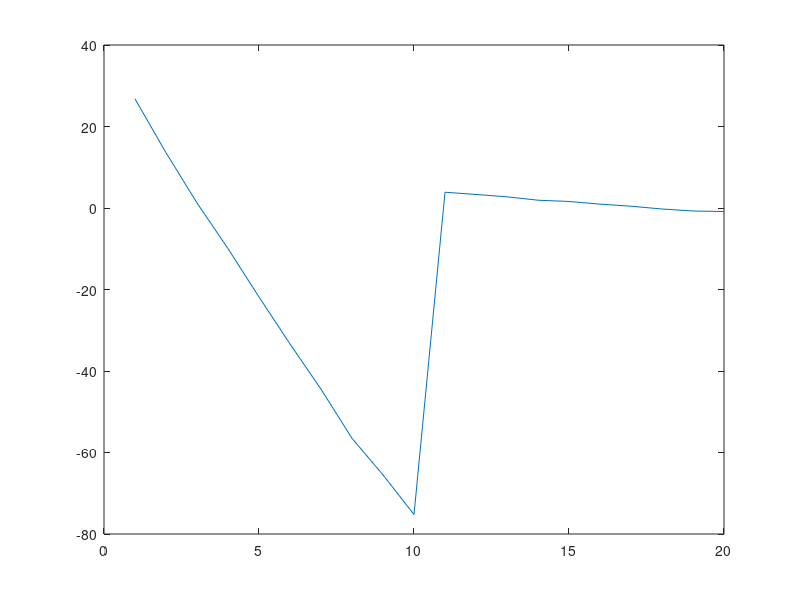
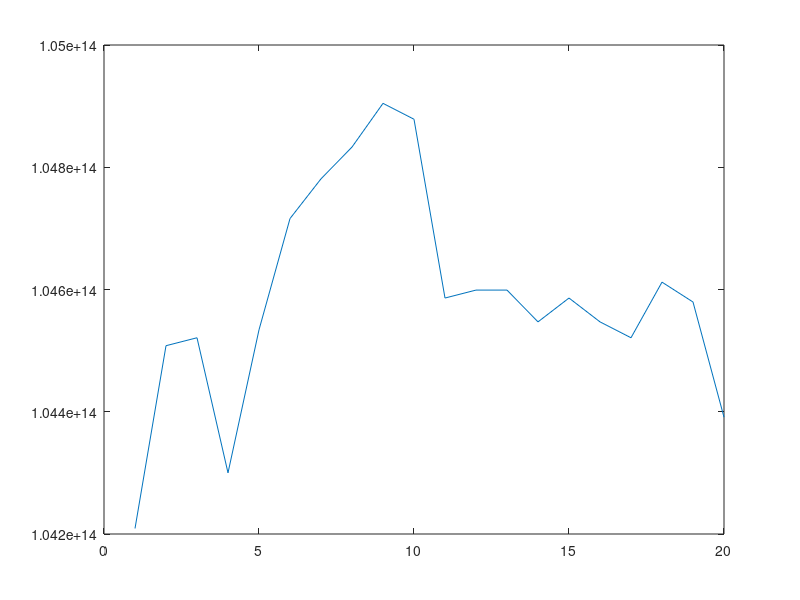
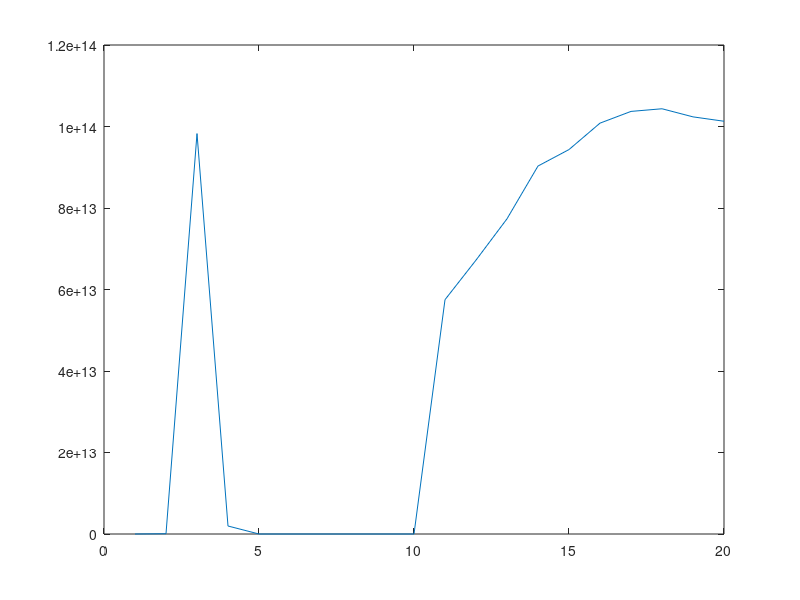

The MATLAB script that drew these images, in order:
% data analysis file for the resonance simulation data from waveguide
% solver 
clear; clc;
%% import and store the data from the txt file 
data = importdata("SiC_500nm_rib_unitcell_testSweep_t6.txt");
dielectric_band = data(:,6);
air_band = data(:,7);
mg = data(:,5);
bg = data(:,4);
bg_mg_rat = data(:,4);
%% plot the mg of all the trials
target_freq = 327.3e12;
wavelength_detuning = ((3e8)/target_freq-(3e8)./mg).*1e9;
%% plot the detuning of the mg from the target
figure; plot(wavelength_detuning);
%% plot the bandgap
figure; plot(bg);
%% plot the fitness 
wavelength_tolerance = 5;
wavelength_pen = exp(-((wavelength_detuning)./wavelength_tolerance).^2);
fitness = bg_mg_rat.*wavelength_pen;
figure; plot(fitness);